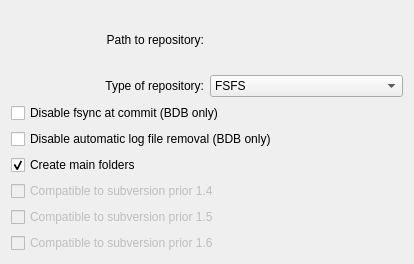
<?xml version="1.0" encoding="UTF-8"?>
<ui version="4.0">
 <class>CreateRepo_Dlg</class>
 <widget class="QWidget" name="CreateRepo_Dlg">
  <property name="geometry">
   <rect>
    <x>0</x>
    <y>0</y>
    <width>414</width>
    <height>264</height>
   </rect>
  </property>
  <property name="windowTitle">
   <string>Create new repository</string>
  </property>
  <layout class="QVBoxLayout" name="verticalLayout">
   <item>
    <layout class="QGridLayout">
     <item row="1" column="0">
      <widget class="QLabel" name="textLabel2">
       <property name="text">
        <string>Type of repository:</string>
       </property>
       <property name="alignment">
        <set>Qt::AlignRight|Qt::AlignTrailing|Qt::AlignVCenter</set>
       </property>
       <property name="wordWrap">
        <bool>false</bool>
       </property>
      </widget>
     </item>
     <item row="1" column="1">
      <widget class="KComboBox" name="m_FilesystemSelector">
       <property name="toolTip">
        <string>Select type of storage</string>
       </property>
       <property name="whatsThis">
        <string>Select the storage type of repository (FSFS or Berkely DB)</string>
       </property>
       <item>
        <property name="text">
         <string>FSFS</string>
        </property>
       </item>
       <item>
        <property name="text">
         <string>BDB</string>
        </property>
       </item>
      </widget>
     </item>
     <item row="0" column="1">
      <widget class="KUrlRequester" name="m_ReposPathinput"/>
     </item>
     <item row="0" column="0">
      <widget class="QLabel" name="textLabel1">
       <property name="text">
        <string>Path to repository:</string>
       </property>
       <property name="alignment">
        <set>Qt::AlignRight|Qt::AlignTrailing|Qt::AlignVCenter</set>
       </property>
       <property name="wordWrap">
        <bool>false</bool>
       </property>
      </widget>
     </item>
    </layout>
   </item>
   <item>
    <widget class="QCheckBox" name="m_DisableFsync">
     <property name="text">
      <string>Disable fsync at commit (BDB only)</string>
     </property>
     <property name="shortcut">
      <string/>
     </property>
    </widget>
   </item>
   <item>
    <widget class="QCheckBox" name="m_LogKeep">
     <property name="text">
      <string>Disable automatic log file removal (BDB only)</string>
     </property>
     <property name="shortcut">
      <string/>
     </property>
    </widget>
   </item>
   <item>
    <widget class="QCheckBox" name="m_CreateMainDirs">
     <property name="toolTip">
      <string>Create trunk, tags and branches folder</string>
     </property>
     <property name="whatsThis">
      <string>If this is set then the base layout (&lt;tt&gt;/trunk&lt;/tt&gt;,&lt;tt&gt;/branches&lt;/tt&gt; and &lt;tt&gt;/tags&lt;/tt&gt;) will created after opening the fresh repository.</string>
     </property>
     <property name="text">
      <string>Create main folders</string>
     </property>
     <property name="shortcut">
      <string/>
     </property>
     <property name="checked">
      <bool>true</bool>
     </property>
    </widget>
   </item>
   <item>
    <widget class="QCheckBox" name="m_svn13compat">
     <property name="enabled">
      <bool>false</bool>
     </property>
     <property name="toolTip">
      <string>Is created repository compatible to subversion prior 1.4</string>
     </property>
     <property name="whatsThis">
      <string>If set, the repository created will compatible to subversion prior 1.4. This is only useful when svnqt is running with subversion 1.4 or above.</string>
     </property>
     <property name="text">
      <string>Compatible to subversion prior 1.4</string>
     </property>
     <property name="checked">
      <bool>false</bool>
     </property>
    </widget>
   </item>
   <item>
    <widget class="QCheckBox" name="m_svn14compat">
     <property name="enabled">
      <bool>false</bool>
     </property>
     <property name="toolTip">
      <string>Is created repository compatible to subversion prior 1.5</string>
     </property>
     <property name="whatsThis">
      <string>If set, the repository created will compatible to subversion prior 1.5. This is only useful when svnqt is running with subversion 1.5 or above.</string>
     </property>
     <property name="text">
      <string>Compatible to subversion prior 1.5</string>
     </property>
    </widget>
   </item>
   <item>
    <widget class="QCheckBox" name="m_svn15compat">
     <property name="enabled">
      <bool>false</bool>
     </property>
     <property name="toolTip">
      <string>Is created repository compatible to subversion prior 1.6</string>
     </property>
     <property name="text">
      <string>Compatible to subversion prior 1.6</string>
     </property>
    </widget>
   </item>
  </layout>
 </widget>
 <layoutdefault spacing="6" margin="11"/>
 <customwidgets>
  <customwidget>
   <class>KComboBox</class>
   <extends>QComboBox</extends>
   <header>kcombobox.h</header>
  </customwidget>
  <customwidget>
   <class>KUrlRequester</class>
   <extends>QFrame</extends>
   <header>kurlrequester.h</header>
  </customwidget>
 </customwidgets>
 <tabstops>
  <tabstop>m_ReposPathinput</tabstop>
  <tabstop>m_FilesystemSelector</tabstop>
  <tabstop>m_DisableFsync</tabstop>
  <tabstop>m_LogKeep</tabstop>
  <tabstop>m_CreateMainDirs</tabstop>
  <tabstop>m_svn13compat</tabstop>
  <tabstop>m_svn14compat</tabstop>
 </tabstops>
 <includes>
  <include location="local">kcombobox.h</include>
  <include location="local">kurlrequester.h</include>
  <include location="local">klineedit.h</include>
  <include location="local">kpushbutton.h</include>
 </includes>
 <resources/>
 <connections>
  <connection>
   <sender>m_FilesystemSelector</sender>
   <signal>activated(int)</signal>
   <receiver>CreateRepo_Dlg</receiver>
   <slot>fsTypeChanged(int)</slot>
   <hints>
    <hint type="sourcelabel">
     <x>184</x>
     <y>62</y>
    </hint>
    <hint type="destinationlabel">
     <x>20</x>
     <y>20</y>
    </hint>
   </hints>
  </connection>
  <connection>
   <sender>m_svn13compat</sender>
   <signal>toggled(bool)</signal>
   <receiver>CreateRepo_Dlg</receiver>
   <slot>compatChanged13(bool)</slot>
   <hints>
    <hint type="sourcelabel">
     <x>29</x>
     <y>188</y>
    </hint>
    <hint type="destinationlabel">
     <x>20</x>
     <y>20</y>
    </hint>
   </hints>
  </connection>
  <connection>
   <sender>m_svn14compat</sender>
   <signal>toggled(bool)</signal>
   <receiver>CreateRepo_Dlg</receiver>
   <slot>compatChanged14(bool)</slot>
   <hints>
    <hint type="sourcelabel">
     <x>29</x>
     <y>219</y>
    </hint>
    <hint type="destinationlabel">
     <x>20</x>
     <y>20</y>
    </hint>
   </hints>
  </connection>
  <connection>
   <sender>m_svn15compat</sender>
   <signal>toggled(bool)</signal>
   <receiver>CreateRepo_Dlg</receiver>
   <slot>compatChanged15(bool)</slot>
   <hints>
    <hint type="sourcelabel">
     <x>206</x>
     <y>242</y>
    </hint>
    <hint type="destinationlabel">
     <x>206</x>
     <y>131</y>
    </hint>
   </hints>
  </connection>
 </connections>
 <slots>
  <slot>compatChanged15(bool)</slot>
 </slots>
</ui>
